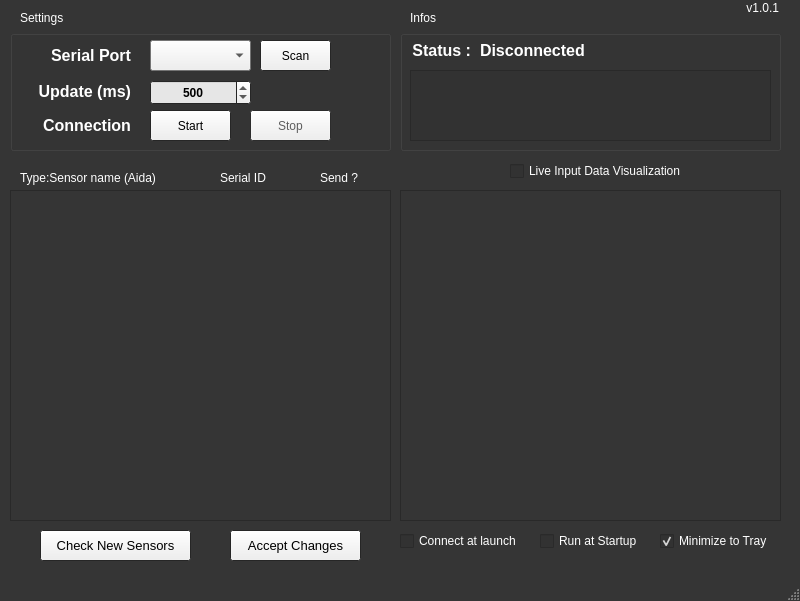
<?xml version="1.0" encoding="UTF-8"?>
<ui version="4.0">
 <class>MainWindow</class>
 <widget class="QMainWindow" name="MainWindow">
  <property name="geometry">
   <rect>
    <x>0</x>
    <y>0</y>
    <width>800</width>
    <height>601</height>
   </rect>
  </property>
  <property name="palette">
   <palette>
    <active>
     <colorrole role="WindowText">
      <brush brushstyle="SolidPattern">
       <color alpha="255">
        <red>255</red>
        <green>255</green>
        <blue>255</blue>
       </color>
      </brush>
     </colorrole>
     <colorrole role="Light">
      <brush brushstyle="SolidPattern">
       <color alpha="255">
        <red>211</red>
        <green>211</green>
        <blue>211</blue>
       </color>
      </brush>
     </colorrole>
     <colorrole role="Midlight">
      <brush brushstyle="SolidPattern">
       <color alpha="255">
        <red>227</red>
        <green>227</green>
        <blue>227</blue>
       </color>
      </brush>
     </colorrole>
     <colorrole role="Dark">
      <brush brushstyle="SolidPattern">
       <color alpha="255">
        <red>62</red>
        <green>62</green>
        <blue>62</blue>
       </color>
      </brush>
     </colorrole>
     <colorrole role="Mid">
      <brush brushstyle="SolidPattern">
       <color alpha="255">
        <red>207</red>
        <green>207</green>
        <blue>207</blue>
       </color>
      </brush>
     </colorrole>
     <colorrole role="Text">
      <brush brushstyle="SolidPattern">
       <color alpha="255">
        <red>255</red>
        <green>255</green>
        <blue>255</blue>
       </color>
      </brush>
     </colorrole>
     <colorrole role="BrightText">
      <brush brushstyle="SolidPattern">
       <color alpha="255">
        <red>255</red>
        <green>255</green>
        <blue>255</blue>
       </color>
      </brush>
     </colorrole>
     <colorrole role="ButtonText">
      <brush brushstyle="SolidPattern">
       <color alpha="255">
        <red>0</red>
        <green>0</green>
        <blue>0</blue>
       </color>
      </brush>
     </colorrole>
     <colorrole role="Base">
      <brush brushstyle="SolidPattern">
       <color alpha="255">
        <red>50</red>
        <green>50</green>
        <blue>50</blue>
       </color>
      </brush>
     </colorrole>
     <colorrole role="Window">
      <brush brushstyle="SolidPattern">
       <color alpha="255">
        <red>53</red>
        <green>53</green>
        <blue>53</blue>
       </color>
      </brush>
     </colorrole>
     <colorrole role="AlternateBase">
      <brush brushstyle="SolidPattern">
       <color alpha="255">
        <red>44</red>
        <green>44</green>
        <blue>44</blue>
       </color>
      </brush>
     </colorrole>
     <colorrole role="ToolTipText">
      <brush brushstyle="SolidPattern">
       <color alpha="255">
        <red>255</red>
        <green>255</green>
        <blue>255</blue>
       </color>
      </brush>
     </colorrole>
     <colorrole role="PlaceholderText">
      <brush brushstyle="SolidPattern">
       <color alpha="128">
        <red>54</red>
        <green>54</green>
        <blue>54</blue>
       </color>
      </brush>
     </colorrole>
    </active>
    <inactive>
     <colorrole role="WindowText">
      <brush brushstyle="SolidPattern">
       <color alpha="255">
        <red>255</red>
        <green>255</green>
        <blue>255</blue>
       </color>
      </brush>
     </colorrole>
     <colorrole role="Light">
      <brush brushstyle="SolidPattern">
       <color alpha="255">
        <red>211</red>
        <green>211</green>
        <blue>211</blue>
       </color>
      </brush>
     </colorrole>
     <colorrole role="Midlight">
      <brush brushstyle="SolidPattern">
       <color alpha="255">
        <red>227</red>
        <green>227</green>
        <blue>227</blue>
       </color>
      </brush>
     </colorrole>
     <colorrole role="Dark">
      <brush brushstyle="SolidPattern">
       <color alpha="255">
        <red>62</red>
        <green>62</green>
        <blue>62</blue>
       </color>
      </brush>
     </colorrole>
     <colorrole role="Mid">
      <brush brushstyle="SolidPattern">
       <color alpha="255">
        <red>207</red>
        <green>207</green>
        <blue>207</blue>
       </color>
      </brush>
     </colorrole>
     <colorrole role="Text">
      <brush brushstyle="SolidPattern">
       <color alpha="255">
        <red>255</red>
        <green>255</green>
        <blue>255</blue>
       </color>
      </brush>
     </colorrole>
     <colorrole role="BrightText">
      <brush brushstyle="SolidPattern">
       <color alpha="255">
        <red>255</red>
        <green>255</green>
        <blue>255</blue>
       </color>
      </brush>
     </colorrole>
     <colorrole role="ButtonText">
      <brush brushstyle="SolidPattern">
       <color alpha="255">
        <red>0</red>
        <green>0</green>
        <blue>0</blue>
       </color>
      </brush>
     </colorrole>
     <colorrole role="Base">
      <brush brushstyle="SolidPattern">
       <color alpha="255">
        <red>50</red>
        <green>50</green>
        <blue>50</blue>
       </color>
      </brush>
     </colorrole>
     <colorrole role="Window">
      <brush brushstyle="SolidPattern">
       <color alpha="255">
        <red>53</red>
        <green>53</green>
        <blue>53</blue>
       </color>
      </brush>
     </colorrole>
     <colorrole role="AlternateBase">
      <brush brushstyle="SolidPattern">
       <color alpha="255">
        <red>44</red>
        <green>44</green>
        <blue>44</blue>
       </color>
      </brush>
     </colorrole>
     <colorrole role="ToolTipText">
      <brush brushstyle="SolidPattern">
       <color alpha="255">
        <red>255</red>
        <green>255</green>
        <blue>255</blue>
       </color>
      </brush>
     </colorrole>
     <colorrole role="PlaceholderText">
      <brush brushstyle="SolidPattern">
       <color alpha="128">
        <red>54</red>
        <green>54</green>
        <blue>54</blue>
       </color>
      </brush>
     </colorrole>
    </inactive>
    <disabled>
     <colorrole role="WindowText">
      <brush brushstyle="SolidPattern">
       <color alpha="255">
        <red>62</red>
        <green>62</green>
        <blue>62</blue>
       </color>
      </brush>
     </colorrole>
     <colorrole role="Light">
      <brush brushstyle="SolidPattern">
       <color alpha="255">
        <red>211</red>
        <green>211</green>
        <blue>211</blue>
       </color>
      </brush>
     </colorrole>
     <colorrole role="Midlight">
      <brush brushstyle="SolidPattern">
       <color alpha="255">
        <red>227</red>
        <green>227</green>
        <blue>227</blue>
       </color>
      </brush>
     </colorrole>
     <colorrole role="Dark">
      <brush brushstyle="SolidPattern">
       <color alpha="255">
        <red>62</red>
        <green>62</green>
        <blue>62</blue>
       </color>
      </brush>
     </colorrole>
     <colorrole role="Mid">
      <brush brushstyle="SolidPattern">
       <color alpha="255">
        <red>207</red>
        <green>207</green>
        <blue>207</blue>
       </color>
      </brush>
     </colorrole>
     <colorrole role="Text">
      <brush brushstyle="SolidPattern">
       <color alpha="255">
        <red>62</red>
        <green>62</green>
        <blue>62</blue>
       </color>
      </brush>
     </colorrole>
     <colorrole role="BrightText">
      <brush brushstyle="SolidPattern">
       <color alpha="255">
        <red>255</red>
        <green>255</green>
        <blue>255</blue>
       </color>
      </brush>
     </colorrole>
     <colorrole role="ButtonText">
      <brush brushstyle="SolidPattern">
       <color alpha="255">
        <red>62</red>
        <green>62</green>
        <blue>62</blue>
       </color>
      </brush>
     </colorrole>
     <colorrole role="Base">
      <brush brushstyle="SolidPattern">
       <color alpha="255">
        <red>53</red>
        <green>53</green>
        <blue>53</blue>
       </color>
      </brush>
     </colorrole>
     <colorrole role="Window">
      <brush brushstyle="SolidPattern">
       <color alpha="255">
        <red>53</red>
        <green>53</green>
        <blue>53</blue>
       </color>
      </brush>
     </colorrole>
     <colorrole role="AlternateBase">
      <brush brushstyle="SolidPattern">
       <color alpha="255">
        <red>44</red>
        <green>44</green>
        <blue>44</blue>
       </color>
      </brush>
     </colorrole>
     <colorrole role="ToolTipText">
      <brush brushstyle="SolidPattern">
       <color alpha="255">
        <red>255</red>
        <green>255</green>
        <blue>255</blue>
       </color>
      </brush>
     </colorrole>
     <colorrole role="PlaceholderText">
      <brush brushstyle="SolidPattern">
       <color alpha="128">
        <red>54</red>
        <green>54</green>
        <blue>54</blue>
       </color>
      </brush>
     </colorrole>
    </disabled>
   </palette>
  </property>
  <property name="contextMenuPolicy">
   <enum>Qt::DefaultContextMenu</enum>
  </property>
  <property name="windowTitle">
   <string>Aida To Serial</string>
  </property>
  <property name="autoFillBackground">
   <bool>false</bool>
  </property>
  <widget class="QWidget" name="centralwidget">
   <widget class="QGroupBox" name="groupBox">
    <property name="geometry">
     <rect>
      <x>10</x>
      <y>30</y>
      <width>381</width>
      <height>121</height>
     </rect>
    </property>
    <property name="palette">
     <palette>
      <active>
       <colorrole role="Text">
        <brush brushstyle="SolidPattern">
         <color alpha="255">
          <red>0</red>
          <green>0</green>
          <blue>0</blue>
         </color>
        </brush>
       </colorrole>
      </active>
      <inactive>
       <colorrole role="Text">
        <brush brushstyle="SolidPattern">
         <color alpha="255">
          <red>0</red>
          <green>0</green>
          <blue>0</blue>
         </color>
        </brush>
       </colorrole>
      </inactive>
      <disabled/>
     </palette>
    </property>
    <property name="title">
     <string/>
    </property>
    <widget class="QComboBox" name="boxPorts">
     <property name="geometry">
      <rect>
       <x>140</x>
       <y>10</y>
       <width>101</width>
       <height>31</height>
      </rect>
     </property>
     <property name="palette">
      <palette>
       <active>
        <colorrole role="Dark">
         <brush brushstyle="SolidPattern">
          <color alpha="255">
           <red>81</red>
           <green>81</green>
           <blue>81</blue>
          </color>
         </brush>
        </colorrole>
        <colorrole role="Text">
         <brush brushstyle="SolidPattern">
          <color alpha="255">
           <red>0</red>
           <green>0</green>
           <blue>0</blue>
          </color>
         </brush>
        </colorrole>
        <colorrole role="Base">
         <brush brushstyle="SolidPattern">
          <color alpha="255">
           <red>216</red>
           <green>216</green>
           <blue>216</blue>
          </color>
         </brush>
        </colorrole>
        <colorrole role="Window">
         <brush brushstyle="SolidPattern">
          <color alpha="255">
           <red>163</red>
           <green>163</green>
           <blue>163</blue>
          </color>
         </brush>
        </colorrole>
       </active>
       <inactive>
        <colorrole role="Dark">
         <brush brushstyle="SolidPattern">
          <color alpha="255">
           <red>81</red>
           <green>81</green>
           <blue>81</blue>
          </color>
         </brush>
        </colorrole>
        <colorrole role="Text">
         <brush brushstyle="SolidPattern">
          <color alpha="255">
           <red>0</red>
           <green>0</green>
           <blue>0</blue>
          </color>
         </brush>
        </colorrole>
        <colorrole role="Base">
         <brush brushstyle="SolidPattern">
          <color alpha="255">
           <red>216</red>
           <green>216</green>
           <blue>216</blue>
          </color>
         </brush>
        </colorrole>
        <colorrole role="Window">
         <brush brushstyle="SolidPattern">
          <color alpha="255">
           <red>163</red>
           <green>163</green>
           <blue>163</blue>
          </color>
         </brush>
        </colorrole>
       </inactive>
       <disabled>
        <colorrole role="WindowText">
         <brush brushstyle="SolidPattern">
          <color alpha="255">
           <red>81</red>
           <green>81</green>
           <blue>81</blue>
          </color>
         </brush>
        </colorrole>
        <colorrole role="Dark">
         <brush brushstyle="SolidPattern">
          <color alpha="255">
           <red>81</red>
           <green>81</green>
           <blue>81</blue>
          </color>
         </brush>
        </colorrole>
        <colorrole role="Text">
         <brush brushstyle="SolidPattern">
          <color alpha="255">
           <red>81</red>
           <green>81</green>
           <blue>81</blue>
          </color>
         </brush>
        </colorrole>
        <colorrole role="ButtonText">
         <brush brushstyle="SolidPattern">
          <color alpha="255">
           <red>81</red>
           <green>81</green>
           <blue>81</blue>
          </color>
         </brush>
        </colorrole>
        <colorrole role="Base">
         <brush brushstyle="SolidPattern">
          <color alpha="255">
           <red>163</red>
           <green>163</green>
           <blue>163</blue>
          </color>
         </brush>
        </colorrole>
        <colorrole role="Window">
         <brush brushstyle="SolidPattern">
          <color alpha="255">
           <red>163</red>
           <green>163</green>
           <blue>163</blue>
          </color>
         </brush>
        </colorrole>
       </disabled>
      </palette>
     </property>
     <property name="font">
      <font>
       <bold>true</bold>
      </font>
     </property>
     <property name="cursor">
      <cursorShape>PointingHandCursor</cursorShape>
     </property>
     <property name="insertPolicy">
      <enum>QComboBox::InsertAlphabetically</enum>
     </property>
    </widget>
    <widget class="QSpinBox" name="boxUpdate">
     <property name="enabled">
      <bool>true</bool>
     </property>
     <property name="geometry">
      <rect>
       <x>140</x>
       <y>50</y>
       <width>101</width>
       <height>25</height>
      </rect>
     </property>
     <property name="palette">
      <palette>
       <active>
        <colorrole role="Dark">
         <brush brushstyle="SolidPattern">
          <color alpha="255">
           <red>135</red>
           <green>135</green>
           <blue>135</blue>
          </color>
         </brush>
        </colorrole>
        <colorrole role="Base">
         <brush brushstyle="SolidPattern">
          <color alpha="255">
           <red>230</red>
           <green>230</green>
           <blue>230</blue>
          </color>
         </brush>
        </colorrole>
       </active>
       <inactive>
        <colorrole role="Dark">
         <brush brushstyle="SolidPattern">
          <color alpha="255">
           <red>135</red>
           <green>135</green>
           <blue>135</blue>
          </color>
         </brush>
        </colorrole>
        <colorrole role="Base">
         <brush brushstyle="SolidPattern">
          <color alpha="255">
           <red>230</red>
           <green>230</green>
           <blue>230</blue>
          </color>
         </brush>
        </colorrole>
       </inactive>
       <disabled>
        <colorrole role="WindowText">
         <brush brushstyle="SolidPattern">
          <color alpha="255">
           <red>135</red>
           <green>135</green>
           <blue>135</blue>
          </color>
         </brush>
        </colorrole>
        <colorrole role="Dark">
         <brush brushstyle="SolidPattern">
          <color alpha="255">
           <red>135</red>
           <green>135</green>
           <blue>135</blue>
          </color>
         </brush>
        </colorrole>
        <colorrole role="Text">
         <brush brushstyle="SolidPattern">
          <color alpha="255">
           <red>135</red>
           <green>135</green>
           <blue>135</blue>
          </color>
         </brush>
        </colorrole>
        <colorrole role="ButtonText">
         <brush brushstyle="SolidPattern">
          <color alpha="255">
           <red>135</red>
           <green>135</green>
           <blue>135</blue>
          </color>
         </brush>
        </colorrole>
       </disabled>
      </palette>
     </property>
     <property name="font">
      <font>
       <bold>true</bold>
      </font>
     </property>
     <property name="toolTip">
      <string>The frequency at which data is sent to seral</string>
     </property>
     <property name="alignment">
      <set>Qt::AlignCenter</set>
     </property>
     <property name="minimum">
      <number>100</number>
     </property>
     <property name="maximum">
      <number>10000</number>
     </property>
     <property name="singleStep">
      <number>100</number>
     </property>
     <property name="value">
      <number>500</number>
     </property>
    </widget>
    <widget class="QLabel" name="label">
     <property name="geometry">
      <rect>
       <x>20</x>
       <y>15</y>
       <width>101</width>
       <height>21</height>
      </rect>
     </property>
     <property name="font">
      <font>
       <pointsize>12</pointsize>
       <bold>true</bold>
      </font>
     </property>
     <property name="layoutDirection">
      <enum>Qt::LeftToRight</enum>
     </property>
     <property name="frameShape">
      <enum>QFrame::NoFrame</enum>
     </property>
     <property name="frameShadow">
      <enum>QFrame::Plain</enum>
     </property>
     <property name="text">
      <string>Serial Port</string>
     </property>
     <property name="alignment">
      <set>Qt::AlignRight|Qt::AlignTrailing|Qt::AlignVCenter</set>
     </property>
    </widget>
    <widget class="QLabel" name="label_2">
     <property name="geometry">
      <rect>
       <x>20</x>
       <y>51</y>
       <width>101</width>
       <height>21</height>
      </rect>
     </property>
     <property name="font">
      <font>
       <pointsize>12</pointsize>
       <bold>true</bold>
      </font>
     </property>
     <property name="text">
      <string>Update (ms)</string>
     </property>
     <property name="alignment">
      <set>Qt::AlignRight|Qt::AlignTrailing|Qt::AlignVCenter</set>
     </property>
    </widget>
    <widget class="QLabel" name="label_3">
     <property name="geometry">
      <rect>
       <x>20</x>
       <y>80</y>
       <width>101</width>
       <height>31</height>
      </rect>
     </property>
     <property name="font">
      <font>
       <pointsize>12</pointsize>
       <bold>true</bold>
      </font>
     </property>
     <property name="text">
      <string>Connection</string>
     </property>
     <property name="alignment">
      <set>Qt::AlignRight|Qt::AlignTrailing|Qt::AlignVCenter</set>
     </property>
    </widget>
    <widget class="QPushButton" name="btnScan">
     <property name="geometry">
      <rect>
       <x>250</x>
       <y>10</y>
       <width>71</width>
       <height>31</height>
      </rect>
     </property>
     <property name="toolTip">
      <string>Scan for COM ports</string>
     </property>
     <property name="text">
      <string>Scan</string>
     </property>
    </widget>
    <widget class="QPushButton" name="btnStart">
     <property name="geometry">
      <rect>
       <x>140</x>
       <y>80</y>
       <width>81</width>
       <height>31</height>
      </rect>
     </property>
     <property name="text">
      <string>Start</string>
     </property>
    </widget>
    <widget class="QPushButton" name="btnStop">
     <property name="enabled">
      <bool>false</bool>
     </property>
     <property name="geometry">
      <rect>
       <x>240</x>
       <y>80</y>
       <width>81</width>
       <height>31</height>
      </rect>
     </property>
     <property name="palette">
      <palette>
       <active>
        <colorrole role="Dark">
         <brush brushstyle="SolidPattern">
          <color alpha="255">
           <red>94</red>
           <green>94</green>
           <blue>94</blue>
          </color>
         </brush>
        </colorrole>
       </active>
       <inactive>
        <colorrole role="Dark">
         <brush brushstyle="SolidPattern">
          <color alpha="255">
           <red>94</red>
           <green>94</green>
           <blue>94</blue>
          </color>
         </brush>
        </colorrole>
       </inactive>
       <disabled>
        <colorrole role="WindowText">
         <brush brushstyle="SolidPattern">
          <color alpha="255">
           <red>94</red>
           <green>94</green>
           <blue>94</blue>
          </color>
         </brush>
        </colorrole>
        <colorrole role="Dark">
         <brush brushstyle="SolidPattern">
          <color alpha="255">
           <red>94</red>
           <green>94</green>
           <blue>94</blue>
          </color>
         </brush>
        </colorrole>
        <colorrole role="Text">
         <brush brushstyle="SolidPattern">
          <color alpha="255">
           <red>94</red>
           <green>94</green>
           <blue>94</blue>
          </color>
         </brush>
        </colorrole>
        <colorrole role="ButtonText">
         <brush brushstyle="SolidPattern">
          <color alpha="255">
           <red>94</red>
           <green>94</green>
           <blue>94</blue>
          </color>
         </brush>
        </colorrole>
       </disabled>
      </palette>
     </property>
     <property name="text">
      <string>Stop</string>
     </property>
    </widget>
   </widget>
   <widget class="QScrollArea" name="scrollArea">
    <property name="geometry">
     <rect>
      <x>400</x>
      <y>190</y>
      <width>381</width>
      <height>331</height>
     </rect>
    </property>
    <property name="widgetResizable">
     <bool>true</bool>
    </property>
    <widget class="QWidget" name="scrollAreaWidgetContents">
     <property name="geometry">
      <rect>
       <x>0</x>
       <y>0</y>
       <width>379</width>
       <height>329</height>
      </rect>
     </property>
    </widget>
   </widget>
   <widget class="QGroupBox" name="groupBox_2">
    <property name="geometry">
     <rect>
      <x>400</x>
      <y>30</y>
      <width>381</width>
      <height>121</height>
     </rect>
    </property>
    <property name="title">
     <string/>
    </property>
    <widget class="QLabel" name="lblStatus">
     <property name="geometry">
      <rect>
       <x>80</x>
       <y>10</y>
       <width>291</width>
       <height>21</height>
      </rect>
     </property>
     <property name="font">
      <font>
       <pointsize>12</pointsize>
       <bold>true</bold>
      </font>
     </property>
     <property name="text">
      <string>Disconnected</string>
     </property>
     <property name="alignment">
      <set>Qt::AlignLeading|Qt::AlignLeft|Qt::AlignVCenter</set>
     </property>
    </widget>
    <widget class="QLabel" name="label_4">
     <property name="geometry">
      <rect>
       <x>10</x>
       <y>10</y>
       <width>61</width>
       <height>21</height>
      </rect>
     </property>
     <property name="font">
      <font>
       <pointsize>12</pointsize>
       <bold>true</bold>
      </font>
     </property>
     <property name="text">
      <string>Status :</string>
     </property>
     <property name="alignment">
      <set>Qt::AlignRight|Qt::AlignTrailing|Qt::AlignVCenter</set>
     </property>
    </widget>
    <widget class="QTextBrowser" name="miniTerm">
     <property name="geometry">
      <rect>
       <x>10</x>
       <y>40</y>
       <width>361</width>
       <height>71</height>
      </rect>
     </property>
    </widget>
   </widget>
   <widget class="QScrollArea" name="scrollList">
    <property name="geometry">
     <rect>
      <x>10</x>
      <y>190</y>
      <width>381</width>
      <height>331</height>
     </rect>
    </property>
    <property name="palette">
     <palette>
      <active>
       <colorrole role="Dark">
        <brush brushstyle="SolidPattern">
         <color alpha="255">
          <red>134</red>
          <green>134</green>
          <blue>134</blue>
         </color>
        </brush>
       </colorrole>
       <colorrole role="Text">
        <brush brushstyle="SolidPattern">
         <color alpha="255">
          <red>0</red>
          <green>0</green>
          <blue>0</blue>
         </color>
        </brush>
       </colorrole>
      </active>
      <inactive>
       <colorrole role="Dark">
        <brush brushstyle="SolidPattern">
         <color alpha="255">
          <red>134</red>
          <green>134</green>
          <blue>134</blue>
         </color>
        </brush>
       </colorrole>
       <colorrole role="Text">
        <brush brushstyle="SolidPattern">
         <color alpha="255">
          <red>0</red>
          <green>0</green>
          <blue>0</blue>
         </color>
        </brush>
       </colorrole>
      </inactive>
      <disabled>
       <colorrole role="WindowText">
        <brush brushstyle="SolidPattern">
         <color alpha="255">
          <red>134</red>
          <green>134</green>
          <blue>134</blue>
         </color>
        </brush>
       </colorrole>
       <colorrole role="Dark">
        <brush brushstyle="SolidPattern">
         <color alpha="255">
          <red>134</red>
          <green>134</green>
          <blue>134</blue>
         </color>
        </brush>
       </colorrole>
       <colorrole role="Text">
        <brush brushstyle="SolidPattern">
         <color alpha="255">
          <red>134</red>
          <green>134</green>
          <blue>134</blue>
         </color>
        </brush>
       </colorrole>
       <colorrole role="ButtonText">
        <brush brushstyle="SolidPattern">
         <color alpha="255">
          <red>134</red>
          <green>134</green>
          <blue>134</blue>
         </color>
        </brush>
       </colorrole>
      </disabled>
     </palette>
    </property>
    <property name="widgetResizable">
     <bool>true</bool>
    </property>
    <widget class="QWidget" name="scrollAreaWidgetContents_2">
     <property name="geometry">
      <rect>
       <x>0</x>
       <y>0</y>
       <width>379</width>
       <height>329</height>
      </rect>
     </property>
    </widget>
   </widget>
   <widget class="QPushButton" name="btnUpdateList">
    <property name="geometry">
     <rect>
      <x>40</x>
      <y>530</y>
      <width>151</width>
      <height>31</height>
     </rect>
    </property>
    <property name="font">
     <font>
      <pointsize>10</pointsize>
      <bold>false</bold>
     </font>
    </property>
    <property name="toolTip">
     <string>Update sensor list</string>
    </property>
    <property name="text">
     <string>Check New Sensors</string>
    </property>
   </widget>
   <widget class="QPushButton" name="btnAccept">
    <property name="geometry">
     <rect>
      <x>230</x>
      <y>530</y>
      <width>131</width>
      <height>31</height>
     </rect>
    </property>
    <property name="font">
     <font>
      <pointsize>10</pointsize>
      <bold>false</bold>
     </font>
    </property>
    <property name="toolTip">
     <string>Confirm the changes made</string>
    </property>
    <property name="text">
     <string>Accept Changes</string>
    </property>
   </widget>
   <widget class="QCheckBox" name="boxShowVals">
    <property name="geometry">
     <rect>
      <x>510</x>
      <y>160</y>
      <width>171</width>
      <height>22</height>
     </rect>
    </property>
    <property name="toolTip">
     <string>Show data read from Aida64</string>
    </property>
    <property name="text">
     <string>Live Input Data Visualization</string>
    </property>
   </widget>
   <widget class="QLabel" name="label_6">
    <property name="geometry">
     <rect>
      <x>20</x>
      <y>170</y>
      <width>151</width>
      <height>16</height>
     </rect>
    </property>
    <property name="text">
     <string>Type:Sensor name (Aida)</string>
    </property>
   </widget>
   <widget class="QLabel" name="label_7">
    <property name="geometry">
     <rect>
      <x>220</x>
      <y>170</y>
      <width>61</width>
      <height>16</height>
     </rect>
    </property>
    <property name="text">
     <string>Serial ID</string>
    </property>
   </widget>
   <widget class="QLabel" name="label_8">
    <property name="geometry">
     <rect>
      <x>320</x>
      <y>170</y>
      <width>51</width>
      <height>16</height>
     </rect>
    </property>
    <property name="text">
     <string>Send ?</string>
    </property>
   </widget>
   <widget class="QCheckBox" name="boxTray">
    <property name="geometry">
     <rect>
      <x>660</x>
      <y>530</y>
      <width>121</width>
      <height>22</height>
     </rect>
    </property>
    <property name="text">
     <string>Minimize to Tray</string>
    </property>
    <property name="checked">
     <bool>true</bool>
    </property>
   </widget>
   <widget class="QCheckBox" name="boxAutoconnect">
    <property name="enabled">
     <bool>true</bool>
    </property>
    <property name="geometry">
     <rect>
      <x>400</x>
      <y>530</y>
      <width>121</width>
      <height>22</height>
     </rect>
    </property>
    <property name="toolTip">
     <string>Auto connect when starting the app</string>
    </property>
    <property name="text">
     <string>Connect at launch</string>
    </property>
    <property name="checked">
     <bool>false</bool>
    </property>
   </widget>
   <widget class="QCheckBox" name="boxStartup">
    <property name="enabled">
     <bool>true</bool>
    </property>
    <property name="geometry">
     <rect>
      <x>540</x>
      <y>530</y>
      <width>101</width>
      <height>22</height>
     </rect>
    </property>
    <property name="toolTip">
     <string>Run when Windows starts</string>
    </property>
    <property name="text">
     <string>Run at Startup</string>
    </property>
    <property name="checked">
     <bool>false</bool>
    </property>
   </widget>
   <widget class="QLabel" name="label_5">
    <property name="geometry">
     <rect>
      <x>730</x>
      <y>0</y>
      <width>49</width>
      <height>16</height>
     </rect>
    </property>
    <property name="text">
     <string>v1.0.1</string>
    </property>
    <property name="alignment">
     <set>Qt::AlignRight|Qt::AlignTrailing|Qt::AlignVCenter</set>
    </property>
   </widget>
   <widget class="QLabel" name="label_9">
    <property name="geometry">
     <rect>
      <x>20</x>
      <y>10</y>
      <width>151</width>
      <height>16</height>
     </rect>
    </property>
    <property name="text">
     <string>Settings</string>
    </property>
   </widget>
   <widget class="QLabel" name="label_10">
    <property name="geometry">
     <rect>
      <x>410</x>
      <y>10</y>
      <width>151</width>
      <height>16</height>
     </rect>
    </property>
    <property name="text">
     <string>Infos</string>
    </property>
   </widget>
  </widget>
  <widget class="QMenuBar" name="menubar">
   <property name="geometry">
    <rect>
     <x>0</x>
     <y>0</y>
     <width>800</width>
     <height>21</height>
    </rect>
   </property>
  </widget>
  <widget class="QStatusBar" name="statusbar"/>
 </widget>
 <resources/>
 <connections/>
</ui>
